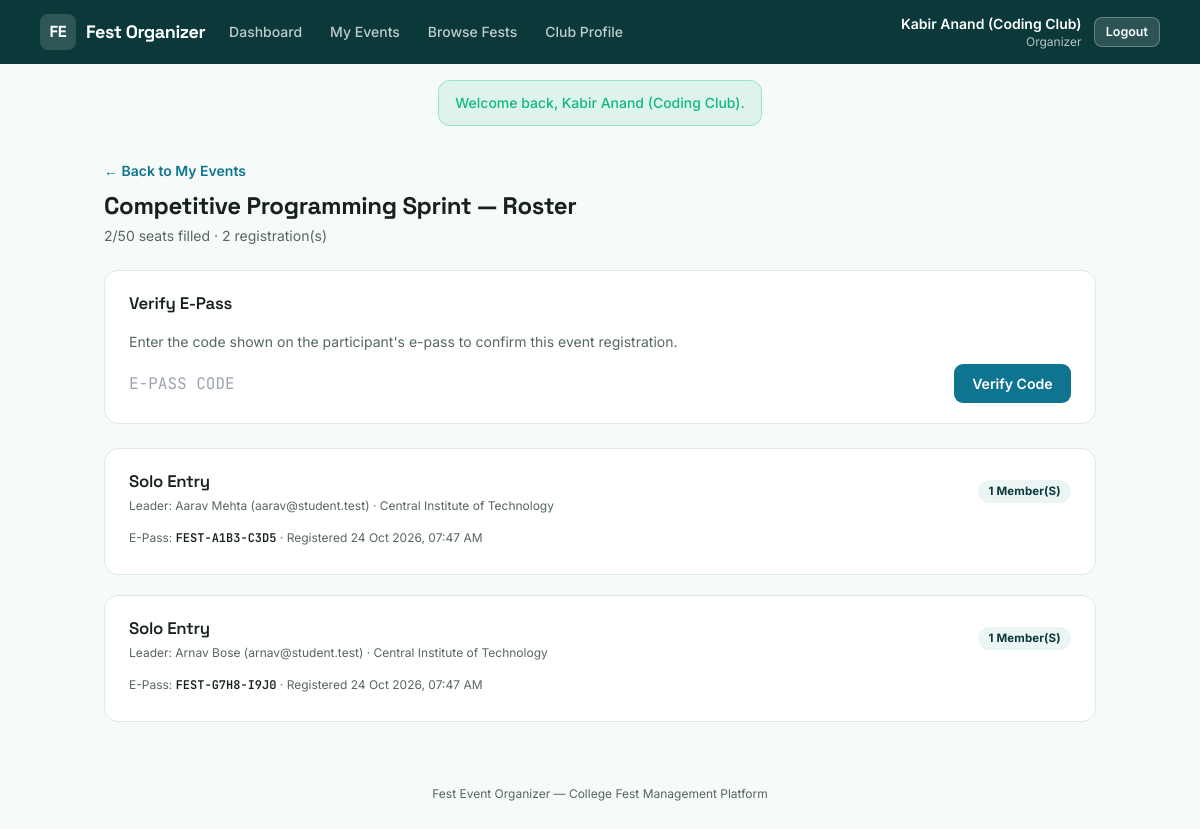
/index.php?route=organizer/events/roster&id=4 (signed in), run on the app's committed database.
### tables this page shows
CREATE TABLE events (
    id                INT AUTO_INCREMENT PRIMARY KEY,
    fest_id           INT NOT NULL,
    club_id           INT NOT NULL,
    title             VARCHAR(150) NOT NULL,
    slug              VARCHAR(160) NOT NULL,
    description       TEXT NOT NULL,
    category          ENUM('competition', 'workshop', 'show', 'seminar') NOT NULL,
    venue             VARCHAR(150) NOT NULL,
    start_time        DATETIME NOT NULL,
    end_time          DATETIME NOT NULL,
    capacity          INT NOT NULL,
    team_size_min     INT NOT NULL DEFAULT 1,
    team_size_max     INT NOT NULL DEFAULT 1,
    entry_fee         DECIMAL(8,2) NOT NULL DEFAULT 0.00,
    status            ENUM('pending', 'approved', 'rejected') NOT NULL DEFAULT 'pending',
    rejection_reason  VARCHAR(255) NULL,
    created_by        INT NOT NULL,
    created_at        TIMESTAMP NOT NULL DEFAULT CURRENT_TIMESTAMP,
    updated_at        TIMESTAMP NOT NULL DEFAULT CURRENT_TIMESTAMP ON UPDATE CURRENT_TIMESTAMP,
    UNIQUE KEY uniq_fest_slug (fest_id, slug),
    FOREIGN KEY (fest_id) REFERENCES fests(id) ON DELETE CASCADE,
    FOREIGN KEY (club_id) REFERENCES clubs(id),
    FOREIGN KEY (created_by) REFERENCES users(id)
);

CREATE TABLE registrations (
    id             INT AUTO_INCREMENT PRIMARY KEY,
    event_id       INT NOT NULL,
    leader_id      INT NOT NULL,
    team_name      VARCHAR(120) NULL,
    team_size      INT NOT NULL,
    epass_code     VARCHAR(20) NOT NULL UNIQUE,
    status         ENUM('confirmed', 'cancelled') NOT NULL DEFAULT 'confirmed',
    registered_at  TIMESTAMP NOT NULL DEFAULT CURRENT_TIMESTAMP,
    UNIQUE KEY uniq_leader_event (leader_id, event_id),
    FOREIGN KEY (event_id) REFERENCES events(id) ON DELETE CASCADE,
    FOREIGN KEY (leader_id) REFERENCES users(id)
);

CREATE TABLE users (
    id            INT AUTO_INCREMENT PRIMARY KEY,
    name          VARCHAR(100) NOT NULL,
    email         VARCHAR(150) NOT NULL UNIQUE,
    password      VARCHAR(255) NOT NULL,
    role          ENUM('super_admin', 'organizer', 'participant') NOT NULL,
    status        ENUM('active', 'inactive') NOT NULL DEFAULT 'active',
    college       VARCHAR(150) NULL,
    phone         VARCHAR(20) NULL,
    created_at    TIMESTAMP NOT NULL DEFAULT CURRENT_TIMESTAMP
);

### app/controllers/OrganizerController.php (called while the page is built, shortened)
<?php
require_once __DIR__ . '/../models/Event.php';
require_once __DIR__ . '/../models/Registration.php';
class OrganizerController
{
    public function roster(): void
    {
        $id = (int)($_GET['id'] ?? 0);
        $event = Event::find($id);
        $registrations = Registration::forEvent($id);
        require __DIR__ . '/../views/organizer/roster.php';
    }
}

### public/index.php (called while the page is built, shortened)
<?php
require_once __DIR__ . '/../core/helpers.php';
require_once __DIR__ . '/../core/Database.php';
require_once __DIR__ . '/../app/models/Event.php';
require_once __DIR__ . '/../app/models/Registration.php';
require_once __DIR__ . '/../app/controllers/OrganizerController.php';
$router = new Router();
$router->get('login', fn() => (new AuthController())->showLogin());
$router->post('login', fn() => (new AuthController())->login());
$router->get('register', fn() => (new AuthController())->showRegister());
$router->post('register', fn() => (new AuthController())->register());
$router->post('logout', fn() => (new AuthController())->logout());
$router->get('admin/dashboard', fn() => (new AdminController())->dashboard());
$router->get('admin/fests', fn() => (new AdminController())->fests());
$router->post('admin/fests/store', fn() => (new AdminController())->festStore());
$router->post('admin/fests/update', fn() => (new AdminController())->festUpdate());
$router->post('admin/fests/status', fn() => (new AdminController())->festStatus());
$router->get('admin/clubs', fn() => (new AdminController())->clubs());
$router->post('admin/clubs/store', fn() => (new AdminController())->clubStore());
$router->post('admin/clubs/status', fn() => (new AdminController())->clubStatus());
$router->get('admin/events', fn() => (new AdminController())->events());
$router->post('admin/events/approve', fn() => (new AdminController())->eventApprove());
$router->post('admin/events/reject', fn() => (new AdminController())->eventReject());
$router->get('admin/clashes', fn() => (new AdminController())->clashes());
$router->get('admin/results', fn() => (new AdminController())->results());
$router->get('organizer/dashboard', fn() => (new OrganizerController())->dashboard());
$router->get('organizer/events', fn() => (new OrganizerController())->events());
$router->get('organizer/events/new', fn() => (new OrganizerController())->eventNew());
$router->post('organizer/events/store', fn() => (new OrganizerController())->eventStore());
$router->get('organizer/events/edit', fn() => (new OrganizerController())->eventEdit());
$router->post('organizer/events/update', fn() => (new OrganizerController())->eventUpdate());
$router->get('organizer/events/roster', fn() => (new OrganizerController())->roster());
$router->post('organizer/registrations/verify', fn() => (new OrganizerController())->verifyEpass());
$router->get('organizer/events/results', fn() => (new OrganizerController())->resultsForm());
$router->post('organizer/results/store', fn() => (new OrganizerController())->resultStore());
$router->post('organizer/results/delete', fn() => (new OrganizerController())->resultDelete());
$router->get('organizer/club', fn() => (new OrganizerController())->profile());
$router->post('organizer/club/update', fn() => (new OrganizerController())->profileUpdate());
$router->get('organizer/fests', fn() => (new OrganizerController())->browseFests());
$router->get('organizer/fests/show', fn() => (new OrganizerController())->browseFestShow());
$router->get('participant/dashboard', fn() => (new ParticipantController())->dashboard());
$router->get('participant/fests', fn() => (new ParticipantController())->fests());
$router->get('participant/fests/show', fn() => (new ParticipantController())->festShow());
$router->get('participant/events/show', fn() => (new ParticipantController())->eventShow());
$router->post('participant/events/register', fn() => (new ParticipantController())->register());
$router->get('participant/registrations', fn() => (new ParticipantController())->registrations());
$router->post('participant/registrations/cancel', fn() => (new ParticipantController())->registrationCancel());
$router->get('participant/registrations/epass', fn() => (new ParticipantController())->epass());
$router->get('participant/certificates', fn() => (new ParticipantController())->certificates());
$router->get('participant/certificates/show', fn() => (new ParticipantController())->certificateShow());
$route = $_GET['route'] ?? '';
$router->dispatch($_SERVER['REQUEST_METHOD'], $route);

### core/Router.php (called while the page is built, shortened)
<?php
class Router
{
    private array $routes = ['GET' => [], 'POST' => []];
    public function get(string $route, callable $handler): void
    {
        $this->routes['GET'][$route] = $handler;
    }
    public function post(string $route, callable $handler): void
    {
        $this->routes['POST'][$route] = $handler;
    }
    public function dispatch(string $method, string $route): void
    {
        $handler = $this->routes[$method][$route] ?? null;
        try {
            $handler();
        } catch (Throwable $e) {
            error_log($e->getMessage());
            http_response_code(500);
            require __DIR__ . '/../app/views/errors/500.php';
        }
    }
}

### core/Database.php (called while the page is built)
<?php
class Database
{
    private static ?PDO $instance = null;
    public static function connect(): PDO
    {
        if (self::$instance === null) {
            $config = require __DIR__ . '/../config/database.php';
            $dsn = sprintf(
                'mysql:host=%s;port=%d;dbname=%s;charset=%s',
                $config['host'],
                $config['port'],
                $config['database'],
                $config['charset']
            );
            self::$instance = new PDO($dsn, $config['username'], $config['password'], [
                PDO::ATTR_ERRMODE            => PDO::ERRMODE_EXCEPTION,
                PDO::ATTR_DEFAULT_FETCH_MODE => PDO::FETCH_ASSOC,
                PDO::ATTR_EMULATE_PREPARES   => false,
            ]);
        }
        return self::$instance;
    }
}

### app/models/Event.php (called while the page is built, shortened)
<?php
require_once __DIR__ . '/../../core/Database.php';
class Event
{
    public static function find(int $id): ?array
    {
        $stmt = Database::connect()->prepare(
            "SELECT ev.*, f.name AS fest_name, f.slug AS fest_slug, f.status AS fest_status,
                    c.name AS club_name, c.status AS club_status,
                    (SELECT COALESCE(SUM(r.team_size), 0) FROM registrations r WHERE r.event_id = ev.id AND r.status = 'confirmed') AS seats_taken
             FROM events ev
             JOIN fests f ON f.id = ev.fest_id
             JOIN clubs c ON c.id = ev.club_id
             WHERE ev.id = ?"
        );
        $stmt->execute([$id]);
        $row = $stmt->fetch();
        return $row ?: null;
    }
}

### core/helpers.php (called while the page is built, shortened)
<?php
function e(?string $value): string
{
    return htmlspecialchars($value ?? '', ENT_QUOTES, 'UTF-8');
}
function format_datetime(?string $datetime): string
{
    $ts = strtotime($datetime);
    return $ts === false ? '-' : date('d M Y, h:i A', $ts);
}

### app/models/Registration.php (called while the page is built, shortened)
<?php
require_once __DIR__ . '/../../core/Database.php';
class Registration
{
    public static function forEvent(int $eventId): array
    {
        $stmt = Database::connect()->prepare(
            "SELECT r.*, u.name AS leader_name, u.email AS leader_email, u.college AS leader_college
             FROM registrations r JOIN users u ON u.id = r.leader_id
             WHERE r.event_id = ? AND r.status = 'confirmed'
             ORDER BY r.registered_at"
        );
        $stmt->execute([$eventId]);
        return $stmt->fetchAll();
    }
}

### app/views/organizer/roster.php (the view, shortened to what this page needs)
<?php $pageTitle = 'Event Roster'; require __DIR__ . '/../partials/header.php'; require __DIR__ . '/../partials/navbar.php'; require __DIR__ . '/../partials/flash.php'; ?>
<main class="max-w-5xl mx-auto px-4 py-8 flex-1 w-full">
    <a href="/index.php?route=organizer/events" class="text-cyan text-sm font-semibold hover:underline">&larr; Back to My Events</a>
    <h1 class="font-display text-2xl font-bold mt-2 mb-1"><?= e($event['title']) ?> &mdash; Roster</h1>
    <p class="text-slateink text-sm mb-6"><?= (int)$event['seats_taken'] ?>/<?= (int)$event['capacity'] ?> seats filled &middot; <?= count($registrations) ?> registration(s)</p>
    <div class="card mb-6">
        <div class="card-head"><h2>Verify E-Pass</h2></div>
        <p class="text-sm text-slateink mb-3">Enter the code shown on the participant's e-pass to confirm this event registration.</p>
        <form method="post" action="/index.php?route=organizer/registrations/verify" class="flex flex-col sm:flex-row gap-2">
            <input type="text" name="epass_code" maxlength="20" required autocomplete="off" placeholder="E-pass code" class="form-input font-mono uppercase flex-1">
            <button type="submit" class="btn-primary">Verify Code</button>
        </form>
    </div>
    <?php if (empty($registrations)): ?>
        <div class="card"><p class="empty-state">No registrations yet.</p></div>
    <?php else: ?>
        <div class="space-y-4">
            <?php foreach ($registrations as $r): ?>
                <div class="card">
                    <div class="card-head">
                        <div>
                            <h2><?= e($r['team_name'] ?: 'Solo Entry') ?></h2>
                            <p class="text-xs text-slateink mt-1">Leader: <?= e($r['leader_name']) ?> (<?= e($r['leader_email']) ?>) &middot; <?= e($r['leader_college']) ?></p>
                        </div>
                        <span class="badge badge-teal"><?= (int)$r['team_size'] ?> member(s)</span>
                    </div>
                    <p class="text-xs text-slateink mb-2">E-Pass: <span class="font-mono font-semibold text-ink"><?= e($r['epass_code']) ?></span> &middot; Registered <?= format_datetime($r['registered_at']) ?></p>
                </div>
            <?php endforeach; ?>
        </div>
    <?php endif; ?>
</main>
<?php require __DIR__ . '/../partials/footer.php'; ?>

### public/assets/css/style.css (style rules this page uses)
* { box-sizing: border-box; }
h1, h2, h3, h4, .font-display { font-family: 'Space Grotesk', sans-serif; letter-spacing: -0.015em; }
.card { background: #fff; border: 1px solid #DCE9E7; border-radius: 14px; padding: 1.25rem 1.5rem; margin-bottom: 1.25rem; }
.card-head { display: flex; align-items: center; justify-content: space-between; gap: 1rem; margin-bottom: 1rem; flex-wrap: wrap; }
.card-head h2 { font-size: 1.05rem; font-weight: 600; }
.btn-primary { background: #0E7490; color: #fff; border-radius: 9px; padding: 0.55rem 1.15rem; font-weight: 600; font-size: 0.88rem; display: inline-flex; align-items: center; justify-content: center; gap: .4rem; border: none; cursor: pointer; transition: background .15s, transform .15s; }
.badge { display:inline-flex; align-items:center; gap: .3rem; padding: 0.2rem 0.65rem; border-radius: 999px; font-size: 0.72rem; font-weight: 700; letter-spacing: 0.01em; text-transform: capitalize; }
.badge-teal { background: #EAF5F4; color: #0B3838; }

### data on the page
events: title "Competitive Programming Sprint", capacity "50"
registrations: team_name "Solo Entry", leader.name "Aarav Mehta", leader.email "aarav@student.test", leader.college "Central Institute of Technology", team_size "1", epass_code "FEST-A1B3-C3D5", registered_at "24 Oct 2026, 07:47 AM"
registrations: team_name "Solo Entry", leader.name "Arnav Bose", leader.email "arnav@student.test", leader.college "Central Institute of Technology", team_size "1", epass_code "FEST-G7H8-I9J0", registered_at "24 Oct 2026, 07:47 AM"

### other printed values
$label "Dashboard"
$label "My Events"
$label "Browse Fests"
$label "Club Profile"
Auth::name() "Kabir Anand (Coding Club)"
str_replace('_', ' ', $role ?? '') "Organizer"
$success "Welcome back, Kabir Anand (Coding Club)."
$event['seats_taken'] "2"
count($registrations) "2"
